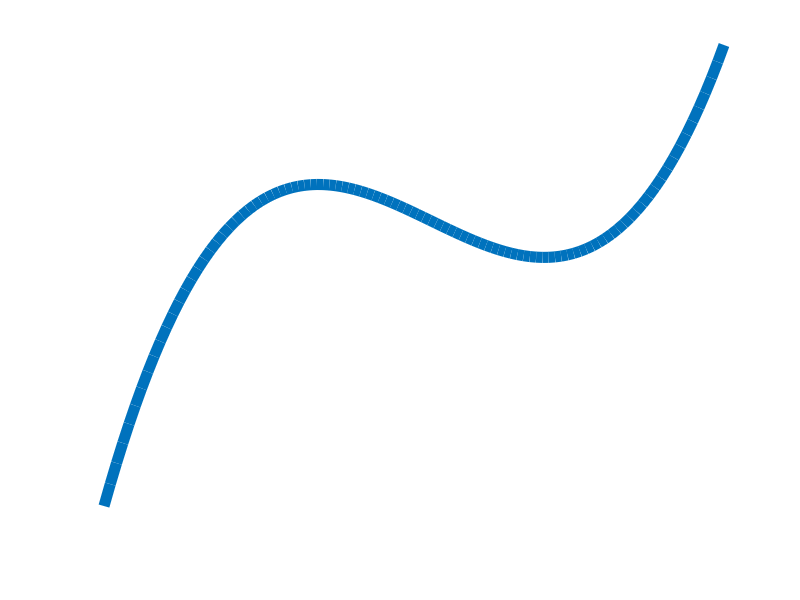
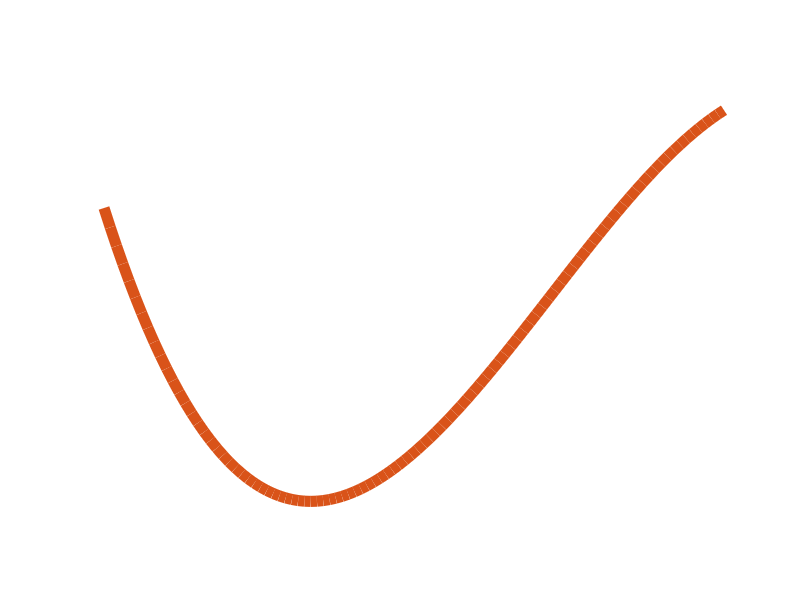

The MATLAB script that drew these images, in order:
clear; close all; clc;

xx = linspace(-3,3,100);
yy = (xx+2).*(xx-1.5).*(xx-1);
plot(xx,yy,'linewidth',8);
set(gca,'visible','off')

%%

yy2 = -(xx+3).*(xx-2).*(xx-5);
figure;
plot(xx, yy2,'linewidth',8,'color',[0.85, 0.325, 0.098])
set(gca,'visible','off')

